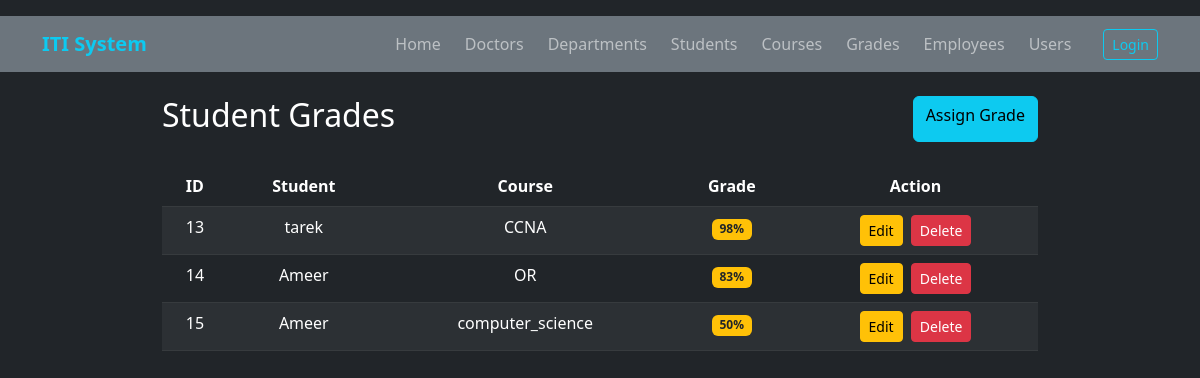
The page /student_courses/list.php on the database its author committed.
### tables this page shows
CREATE TABLE `student_courses` (
  `id` int(11) NOT NULL,
  `student_id` int(11) NOT NULL,
  `course_id` int(11) NOT NULL,
  `grade` varchar(10) DEFAULT 'N/A'
);

CREATE TABLE `students` (
  `id` int(11) NOT NULL,
  `name` varchar(255) NOT NULL,
  `email` varchar(255) DEFAULT NULL,
  `phone` varchar(50) DEFAULT NULL,
  `age` int(11) DEFAULT NULL,
  `address` varchar(255) DEFAULT NULL,
  `department_id` int(11) DEFAULT NULL
);

CREATE TABLE `courses` (
  `id` int(11) NOT NULL,
  `name` varchar(255) NOT NULL,
  `description` text DEFAULT NULL,
  `code` varchar(50) DEFAULT NULL,
  `duration` varchar(100) DEFAULT NULL,
  `hours` int(11) DEFAULT NULL
);

### student_courses/list.php (the view, shortened to what this page needs)
<?php
include '../config/db.php';
$query = "SELECT student_courses.id, students.name AS student_name, courses.name AS course_name, student_courses.grade
          FROM student_courses
          JOIN students ON student_courses.student_id = students.id
          JOIN courses ON student_courses.course_id = courses.id";
$res = mysqli_query($conn, $query);
$grades = mysqli_fetch_all($res, MYSQLI_ASSOC);
?>
<!DOCTYPE html>
<html>
<head>
    <link rel="stylesheet" href="https://cdn.jsdelivr.net/npm/bootstrap@5.3.0/dist/css/bootstrap.min.css">
</head>
<body class="bg-dark text-white pt-3">
<?php include '../shared/nav.php'; ?>
<div class="container" style="max-width: 900px;">
    <div class="d-flex justify-content-between mb-4">
        <h2>Student Grades</h2>
        <a href="add.php" class="btn btn-info">Assign Grade</a>
    </div>
    <table class="table table-dark table-striped text-center">
        <thead><tr><th>ID</th><th>Student</th><th>Course</th><th>Grade</th><th>Action</th></tr></thead>
        <tbody>
            <?php foreach ($grades as $g): ?>
            <tr>
                <td><?= $g['id'] ?></td>
                <td><?= htmlspecialchars($g['student_name']) ?></td>
                <td><?= htmlspecialchars($g['course_name']) ?></td>
                <td><span class="badge bg-warning text-dark"><?= $g['grade'] ?>%</span></td>
                <td>
                    <a href="edit.php?edit=<?= $g['id'] ?>" class="btn btn-warning btn-sm me-1">Edit</a>
                    <a href="list.php?delete=<?= $g['id'] ?>" class="btn btn-danger btn-sm" onclick="return confirm('Delete?')">Delete</a>
                </td>
            </tr>
            <?php endforeach; ?>
        </tbody>
    </table>
</div>
</body>
</html>

### rows shown on the page
student_courses: id "13", student.name "tarek", course.name "CCNA", grade "98"
student_courses: id "14", student.name "Ameer", course.name "OR", grade "83"
student_courses: id "15", student.name "Ameer", course.name "computer_science", grade "50"
